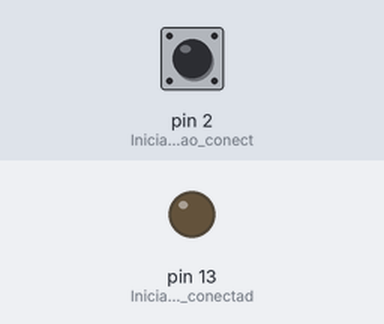
The sketch below on a simulated Arduino Uno, built with avr-gcc and run on an emulated ATmega328P. On the bench: output pins drawn as LEDs (lit = HIGH). Inputs (shaded band) come from the test bench; at power-on: pin 2 (Inicializa_o_botao_conect) LOW.

Above: at 1.2 s.
1.3 s: pin 2 (Inicializa_o_botao_conect) pulled HIGH for 0.15 s
At 1.37 s:
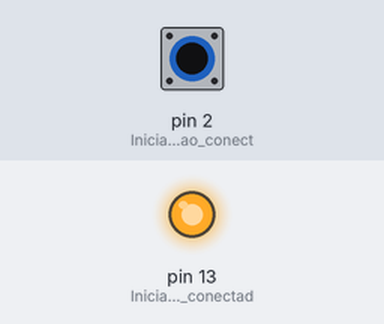
2.9 s: pin 2 (Inicializa_o_botao_conect) pulled HIGH for 3.2 s
At 6.4 s:
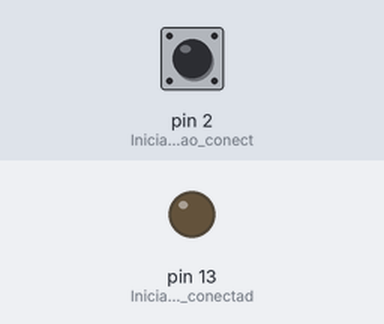
Timing chart, 0 to 7.9 s (numbered marks = the images above; inputs shaded):
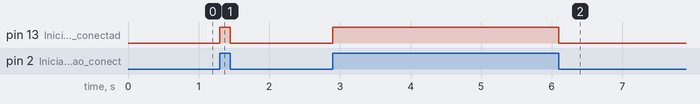

The sketch:

EX4_Botao_LED.ino
```cpp
int botao = 0;  //Cria uma variável que irá guardar o valor do botao

void setup() {
  pinMode(13, OUTPUT);   //Inicializa o led conectado no pino 13
  pinMode(2, INPUT);     //Inicializa o botao conectado no pino 2
}

void loop() {
  botao = digitalRead(2);   //Pergunta ao botao se ele está sendo apertado ou não
  if (botao == HIGH) {      //Se sim, o valor dele será "HIGH"
    digitalWrite(13, HIGH); //Liga o led conectado no pino 13
  } else {                  //Se o botão não está sendo apertado
    digitalWrite(13, LOW);  //Desliga o led
  }
}
```

Measured:
- after the input at 1.3 s, pin 13 (Inicializa_o_led_conectad): LOW → HIGH at once, → LOW 0.15 s later
- after the input at 2.9 s, pin 13 (Inicializa_o_led_conectad): LOW → HIGH at once, → LOW 3.2 s later
